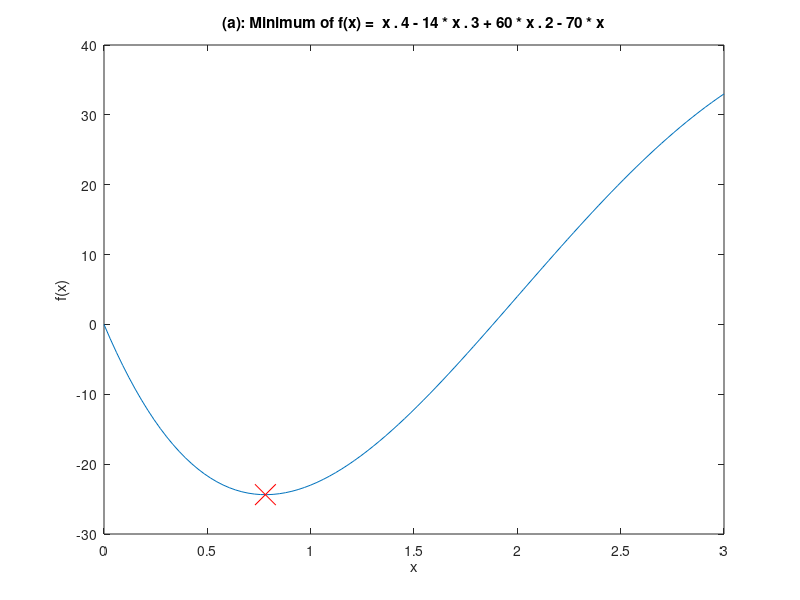
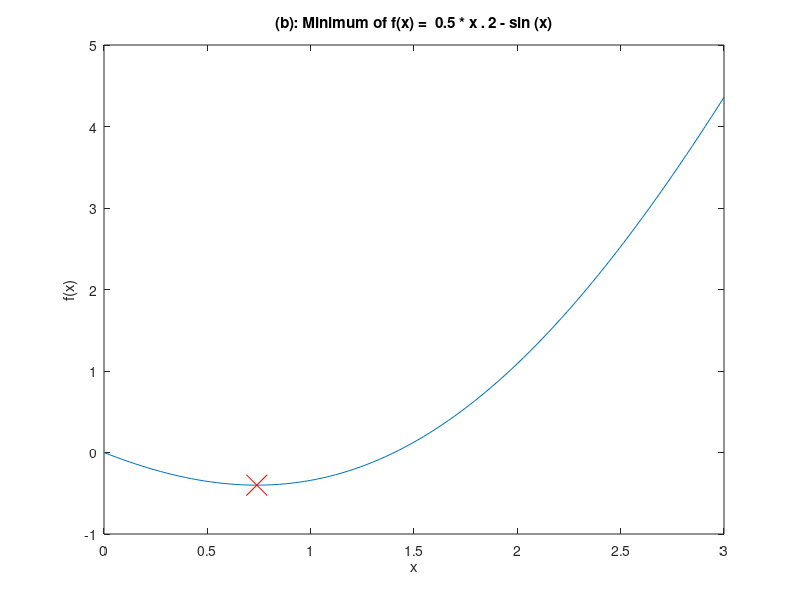
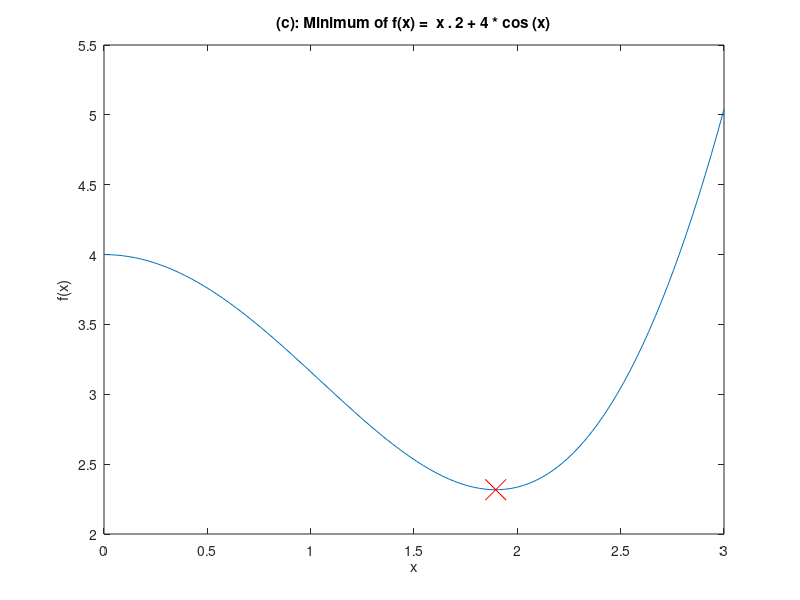
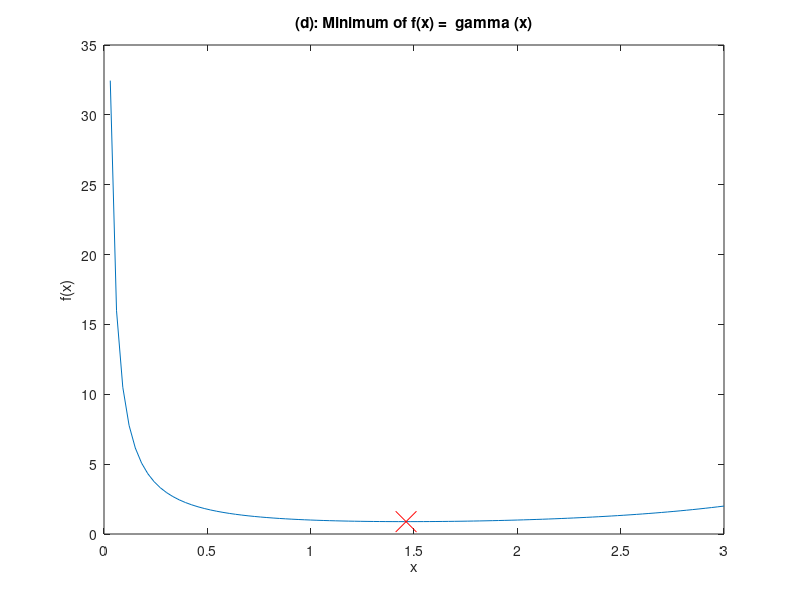

Source code (MATLAB) for these figures, in order:
function CP_6_3()
fs = {@(x) x.^4-14*x.^3+60*x.^2-70*x, @(x) 0.5*x.^2-sin(x), @(x) x.^2+4*cos(x), @(x) gamma(x)};
function_num = {'(a)', '(b)', '(c)', '(d)'};

for i = 1:4
    f = fs{i};
    func_str = func2str(f);
    disp([function_num{i} ' f(x) = ' func_str]);
    min = fminbnd(f, 0, 3);
    figure(i);
    x = linspace(0, 3, 100);
    y = f(x);
    plot(x, y);
    hold on;
    plot(min, f(min), 'rx', 'MarkerSize', 15); % Plotting the minimum point
    xlabel('x');
    ylabel('f(x)');
    title([function_num{i} ': Minimum of f(x) = ' func_str(5:end)]);
    hold off;
end
